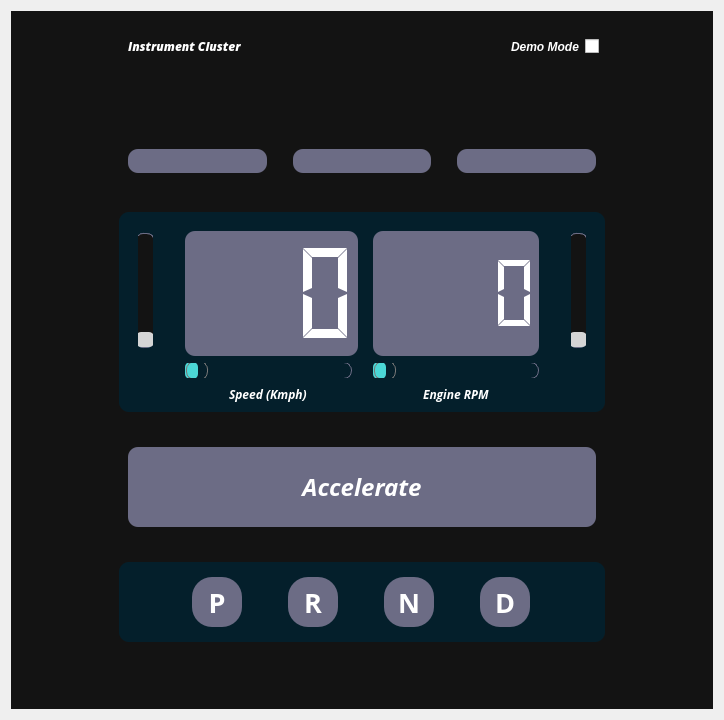
<?xml version="1.0" encoding="UTF-8"?>
<ui version="4.0">
 <class>IC</class>
 <widget class="QWidget" name="IC">
  <property name="geometry">
   <rect>
    <x>0</x>
    <y>0</y>
    <width>724</width>
    <height>720</height>
   </rect>
  </property>
  <property name="windowTitle">
   <string>Form</string>
  </property>
  <property name="styleSheet">
   <string notr="true">*{
	border: none;
	background-color: transparent;
	background: none; 
	padding: 0;
	margin: 0;
	color: #fff;
}

#scrollAreaWidgetContents{
	background-color: #131313 ; /* black */
}

#centralwidget{
	background-color: #131313 ; /* black */
}

QPushButton{
	background-color: #6C6C85 ; /* pastel purple */
	padding: 5px 10px;
	border-radius: 10px;
}

QPushButton:pressed {
    background-color: #4BD7D6 ; /* light blue */
}

QSlider::groove:horizontal {
    border: 1px solid #6C6C85 ; /* pastel purple */
    height: 15px;
    border-radius: 8px;
}

QSlider::sub-page:horizontal {
    background-color: #4BD7D6 ; /* light blue */
    height: 15px;
    border-radius: 5px;
}

QSlider::handle:horizontal {
    background: qlineargradient(x1:0, y1:0, x2:1, y2:1,
        stop:0 #eee, stop:1 #ccc);
    border: 1px solid #777;
    width: 20px;
    margin-top: -2px;
    margin-bottom: -2px;
    border-radius: 8px;
}

QSlider::sub-page:vertical {
    background-color: #131313 ; /* black */
    height: 20px;
    width: 18px;
    margin: 2px;
	border: 1px solid #6C6C85 ; /* pastel purple */
    border-radius: 8px;
}

QSlider::groove:vertical {
    border-radius: 8px;
    width: 18px;
    margin: 2px;
	border: 1px solid #6C6C85 ; /* pastel purple */
	background-color: #4BD7D6 ; /* light blue */ 
}
QSlider::groove:vertical:hover {
	background-color: rgb(55, 62, 76);
}
QSlider::handle:vertical {
    background-color: #d5d5d5;
    height: 15px;
    width: 20px;
	border-radius: 5px;
}
QSlider::handle:vertical:hover {
    background-color: #6C6C85 ; /* pastel purple */
}
QSlider::handle:vertical:pressed {
    background-color: #4BD7D6 ; /* light blue */ 
}


QScrollBar:horizontal {
        min-width: 240px;
        height: 13px;
    }

    QScrollBar:vertical {
        min-height: 240px;
        width: 13px;
    }

    QScrollBar::groove {
        background: 2A2827; /* dark grey */
        border-radius: 5px;
    }

    QScrollBar::handle {
        background: #4BD7D6 ; /* light blue */
        border-radius: 5px;
    }

    QScrollBar::handle:horizontal {
        width: 25px;
    }

    QScrollBar::handle:vertical {
        height: 25px; scrollAreaWidgetContents 
    }

#frame_1{
	background: #041F2B ; /* dark blue */
	border-radius: 10px;
}

QLCDNumber {
	background: #6C6C85 ; /* pastel purple */
	border-radius: 10px;
}

#gearSelector {
	background: #041F2B ; /* dark blue */
	border-radius: 10px;
}

#gearSelector QPushButton {
	border-radius: 20px;
}

#gearSelector QPushButton:checked {
    background-color: #965D62 ; /* red */
}
</string>
  </property>
  <layout class="QVBoxLayout" name="verticalLayout">
   <item>
    <widget class="QFrame" name="centralwidget">
     <property name="sizePolicy">
      <sizepolicy hsizetype="Preferred" vsizetype="Expanding">
       <horstretch>0</horstretch>
       <verstretch>0</verstretch>
      </sizepolicy>
     </property>
     <property name="frameShape">
      <enum>QFrame::StyledPanel</enum>
     </property>
     <property name="frameShadow">
      <enum>QFrame::Raised</enum>
     </property>
     <layout class="QGridLayout" name="gridLayout_3">
      <item row="1" column="1">
       <widget class="QScrollArea" name="scrollArea">
        <property name="widgetResizable">
         <bool>true</bool>
        </property>
        <widget class="QWidget" name="scrollAreaWidgetContents">
         <property name="geometry">
          <rect>
           <x>0</x>
           <y>0</y>
           <width>664</width>
           <height>652</height>
          </rect>
         </property>
         <layout class="QGridLayout" name="gridLayout_4">
          <item row="0" column="0">
           <spacer name="verticalSpacer_6">
            <property name="orientation">
             <enum>Qt::Vertical</enum>
            </property>
            <property name="sizeHint" stdset="0">
             <size>
              <width>20</width>
              <height>40</height>
             </size>
            </property>
           </spacer>
          </item>
          <item row="1" column="0">
           <widget class="QFrame" name="frame_3">
            <property name="sizePolicy">
             <sizepolicy hsizetype="Preferred" vsizetype="Expanding">
              <horstretch>0</horstretch>
              <verstretch>0</verstretch>
             </sizepolicy>
            </property>
            <property name="minimumSize">
             <size>
              <width>0</width>
              <height>0</height>
             </size>
            </property>
            <property name="maximumSize">
             <size>
              <width>16777215</width>
              <height>150</height>
             </size>
            </property>
            <property name="frameShape">
             <enum>QFrame::StyledPanel</enum>
            </property>
            <property name="frameShadow">
             <enum>QFrame::Raised</enum>
            </property>
            <layout class="QGridLayout" name="gridLayout_2">
             <item row="1" column="4">
              <widget class="QPushButton" name="rightIndicatorBtn">
               <property name="text">
                <string/>
               </property>
               <property name="icon">
                <iconset resource="../assets/res.qrc">
                 <normaloff>:/Images/Images/right.png</normaloff>:/Images/Images/right.png</iconset>
               </property>
               <property name="iconSize">
                <size>
                 <width>60</width>
                 <height>60</height>
                </size>
               </property>
              </widget>
             </item>
             <item row="1" column="1">
              <spacer name="horizontalSpacer_3">
               <property name="orientation">
                <enum>Qt::Horizontal</enum>
               </property>
               <property name="sizeType">
                <enum>QSizePolicy::Fixed</enum>
               </property>
               <property name="sizeHint" stdset="0">
                <size>
                 <width>20</width>
                 <height>20</height>
                </size>
               </property>
              </spacer>
             </item>
             <item row="1" column="3">
              <spacer name="horizontalSpacer_4">
               <property name="orientation">
                <enum>Qt::Horizontal</enum>
               </property>
               <property name="sizeType">
                <enum>QSizePolicy::Fixed</enum>
               </property>
               <property name="sizeHint" stdset="0">
                <size>
                 <width>20</width>
                 <height>20</height>
                </size>
               </property>
              </spacer>
             </item>
             <item row="1" column="0">
              <widget class="QPushButton" name="leftIndicatorBtn">
               <property name="acceptDrops">
                <bool>false</bool>
               </property>
               <property name="autoFillBackground">
                <bool>false</bool>
               </property>
               <property name="text">
                <string/>
               </property>
               <property name="icon">
                <iconset resource="../assets/res.qrc">
                 <normaloff>:/Images/Images/left.png</normaloff>:/Images/Images/left.png</iconset>
               </property>
               <property name="iconSize">
                <size>
                 <width>60</width>
                 <height>60</height>
                </size>
               </property>
               <property name="checkable">
                <bool>false</bool>
               </property>
               <property name="checked">
                <bool>false</bool>
               </property>
              </widget>
             </item>
             <item row="1" column="2">
              <widget class="QPushButton" name="hazardBtn">
               <property name="text">
                <string/>
               </property>
               <property name="icon">
                <iconset resource="../assets/res.qrc">
                 <normaloff>:/Images/Images/hazard.png</normaloff>:/Images/Images/hazard.png</iconset>
               </property>
               <property name="iconSize">
                <size>
                 <width>60</width>
                 <height>60</height>
                </size>
               </property>
              </widget>
             </item>
            </layout>
           </widget>
          </item>
          <item row="2" column="0">
           <spacer name="verticalSpacer_4">
            <property name="orientation">
             <enum>Qt::Vertical</enum>
            </property>
            <property name="sizeType">
             <enum>QSizePolicy::Fixed</enum>
            </property>
            <property name="sizeHint" stdset="0">
             <size>
              <width>20</width>
              <height>20</height>
             </size>
            </property>
           </spacer>
          </item>
          <item row="3" column="0" alignment="Qt::AlignTop">
           <widget class="QFrame" name="frame_1">
            <property name="sizePolicy">
             <sizepolicy hsizetype="Preferred" vsizetype="Fixed">
              <horstretch>0</horstretch>
              <verstretch>0</verstretch>
             </sizepolicy>
            </property>
            <property name="minimumSize">
             <size>
              <width>0</width>
              <height>200</height>
             </size>
            </property>
            <property name="maximumSize">
             <size>
              <width>16777215</width>
              <height>150</height>
             </size>
            </property>
            <property name="frameShape">
             <enum>QFrame::StyledPanel</enum>
            </property>
            <property name="frameShadow">
             <enum>QFrame::Raised</enum>
            </property>
            <layout class="QGridLayout" name="gridLayout">
             <item row="1" column="0">
              <spacer name="horizontalSpacer_10">
               <property name="orientation">
                <enum>Qt::Horizontal</enum>
               </property>
               <property name="sizeType">
                <enum>QSizePolicy::Fixed</enum>
               </property>
               <property name="sizeHint" stdset="0">
                <size>
                 <width>10</width>
                 <height>20</height>
                </size>
               </property>
              </spacer>
             </item>
             <item row="1" column="6" rowspan="2">
              <widget class="QLCDNumber" name="RPM_monitor">
               <property name="frameShape">
                <enum>QFrame::NoFrame</enum>
               </property>
               <property name="digitCount">
                <number>4</number>
               </property>
               <property name="segmentStyle">
                <enum>QLCDNumber::Flat</enum>
               </property>
              </widget>
             </item>
             <item row="1" column="8" alignment="Qt::AlignHCenter">
              <widget class="QSlider" name="fuelLevel_slider">
               <property name="font">
                <font>
                 <kerning>true</kerning>
                </font>
               </property>
               <property name="sliderPosition">
                <number>0</number>
               </property>
               <property name="orientation">
                <enum>Qt::Vertical</enum>
               </property>
               <property name="invertedAppearance">
                <bool>false</bool>
               </property>
               <property name="invertedControls">
                <bool>false</bool>
               </property>
               <property name="tickPosition">
                <enum>QSlider::NoTicks</enum>
               </property>
              </widget>
             </item>
             <item row="1" column="1" alignment="Qt::AlignHCenter">
              <widget class="QSlider" name="coolantTemp_slider">
               <property name="orientation">
                <enum>Qt::Vertical</enum>
               </property>
              </widget>
             </item>
             <item row="4" column="3" alignment="Qt::AlignHCenter">
              <widget class="QLabel" name="label_4">
               <property name="font">
                <font>
                 <family>Open Sans</family>
                 <weight>75</weight>
                 <italic>true</italic>
                 <bold>true</bold>
                </font>
               </property>
               <property name="text">
                <string>Speed (Kmph)</string>
               </property>
              </widget>
             </item>
             <item row="1" column="5" rowspan="4">
              <widget class="Line" name="line">
               <property name="orientation">
                <enum>Qt::Vertical</enum>
               </property>
              </widget>
             </item>
             <item row="3" column="8" alignment="Qt::AlignHCenter|Qt::AlignVCenter">
              <widget class="QLabel" name="label_3">
               <property name="sizePolicy">
                <sizepolicy hsizetype="Preferred" vsizetype="Preferred">
                 <horstretch>0</horstretch>
                 <verstretch>0</verstretch>
                </sizepolicy>
               </property>
               <property name="font">
                <font>
                 <pointsize>12</pointsize>
                </font>
               </property>
               <property name="frameShape">
                <enum>QFrame::NoFrame</enum>
               </property>
               <property name="text">
                <string/>
               </property>
               <property name="pixmap">
                <pixmap resource="../assets/res.qrc">:/Carbon_Icons/carbon icons/rain-drop.svg</pixmap>
               </property>
               <property name="scaledContents">
                <bool>false</bool>
               </property>
              </widget>
             </item>
             <item row="0" column="1" colspan="8">
              <spacer name="verticalSpacer_5">
               <property name="orientation">
                <enum>Qt::Vertical</enum>
               </property>
               <property name="sizeType">
                <enum>QSizePolicy::Fixed</enum>
               </property>
               <property name="sizeHint" stdset="0">
                <size>
                 <width>20</width>
                 <height>10</height>
                </size>
               </property>
              </spacer>
             </item>
             <item row="1" column="3" rowspan="2" colspan="2">
              <widget class="QLCDNumber" name="Speed_monitor">
               <property name="font">
                <font>
                 <weight>50</weight>
                 <italic>false</italic>
                 <bold>false</bold>
                </font>
               </property>
               <property name="layoutDirection">
                <enum>Qt::LeftToRight</enum>
               </property>
               <property name="frameShape">
                <enum>QFrame::NoFrame</enum>
               </property>
               <property name="smallDecimalPoint">
                <bool>false</bool>
               </property>
               <property name="digitCount">
                <number>3</number>
               </property>
               <property name="segmentStyle">
                <enum>QLCDNumber::Flat</enum>
               </property>
              </widget>
             </item>
             <item row="3" column="3">
              <widget class="QSlider" name="Speed_slider">
               <property name="font">
                <font>
                 <weight>50</weight>
                 <bold>false</bold>
                </font>
               </property>
               <property name="maximum">
                <number>240</number>
               </property>
               <property name="orientation">
                <enum>Qt::Horizontal</enum>
               </property>
               <property name="tickPosition">
                <enum>QSlider::NoTicks</enum>
               </property>
               <property name="tickInterval">
                <number>0</number>
               </property>
              </widget>
             </item>
             <item row="1" column="2">
              <spacer name="horizontalSpacer_5">
               <property name="orientation">
                <enum>Qt::Horizontal</enum>
               </property>
               <property name="sizeType">
                <enum>QSizePolicy::Fixed</enum>
               </property>
               <property name="sizeHint" stdset="0">
                <size>
                 <width>20</width>
                 <height>20</height>
                </size>
               </property>
              </spacer>
             </item>
             <item row="1" column="7">
              <spacer name="horizontalSpacer_6">
               <property name="orientation">
                <enum>Qt::Horizontal</enum>
               </property>
               <property name="sizeType">
                <enum>QSizePolicy::Fixed</enum>
               </property>
               <property name="sizeHint" stdset="0">
                <size>
                 <width>20</width>
                 <height>20</height>
                </size>
               </property>
              </spacer>
             </item>
             <item row="3" column="6">
              <widget class="QSlider" name="RPM_slider">
               <property name="orientation">
                <enum>Qt::Horizontal</enum>
               </property>
              </widget>
             </item>
             <item row="1" column="9">
              <spacer name="horizontalSpacer_11">
               <property name="orientation">
                <enum>Qt::Horizontal</enum>
               </property>
               <property name="sizeType">
                <enum>QSizePolicy::Fixed</enum>
               </property>
               <property name="sizeHint" stdset="0">
                <size>
                 <width>10</width>
                 <height>20</height>
                </size>
               </property>
              </spacer>
             </item>
             <item row="3" column="1" alignment="Qt::AlignHCenter|Qt::AlignVCenter">
              <widget class="QLabel" name="label_2">
               <property name="text">
                <string/>
               </property>
               <property name="pixmap">
                <pixmap resource="../assets/res.qrc">:/Carbon_Icons/carbon icons/temperature--water.svg</pixmap>
               </property>
              </widget>
             </item>
             <item row="4" column="6" alignment="Qt::AlignHCenter">
              <widget class="QLabel" name="label_5">
               <property name="font">
                <font>
                 <family>Open Sans</family>
                 <weight>75</weight>
                 <italic>true</italic>
                 <bold>true</bold>
                </font>
               </property>
               <property name="text">
                <string>Engine RPM</string>
               </property>
              </widget>
             </item>
            </layout>
           </widget>
          </item>
          <item row="4" column="0">
           <spacer name="verticalSpacer_2">
            <property name="orientation">
             <enum>Qt::Vertical</enum>
            </property>
            <property name="sizeType">
             <enum>QSizePolicy::Fixed</enum>
            </property>
            <property name="sizeHint" stdset="0">
             <size>
              <width>20</width>
              <height>20</height>
             </size>
            </property>
           </spacer>
          </item>
          <item row="5" column="0" alignment="Qt::AlignTop">
           <widget class="QFrame" name="frame_2">
            <property name="frameShape">
             <enum>QFrame::StyledPanel</enum>
            </property>
            <property name="frameShadow">
             <enum>QFrame::Raised</enum>
            </property>
            <layout class="QVBoxLayout" name="verticalLayout_3">
             <item alignment="Qt::AlignTop">
              <widget class="QPushButton" name="accelerationBtn">
               <property name="minimumSize">
                <size>
                 <width>0</width>
                 <height>80</height>
                </size>
               </property>
               <property name="font">
                <font>
                 <family>Open Sans</family>
                 <pointsize>18</pointsize>
                 <weight>75</weight>
                 <italic>true</italic>
                 <bold>true</bold>
                </font>
               </property>
               <property name="text">
                <string>Accelerate</string>
               </property>
               <property name="icon">
                <iconset>
                 <normaloff>:/Misc_icons/Misc_icons/speed-up-fill.svg</normaloff>:/Misc_icons/Misc_icons/speed-up-fill.svg</iconset>
               </property>
               <property name="iconSize">
                <size>
                 <width>60</width>
                 <height>60</height>
                </size>
               </property>
              </widget>
             </item>
             <item>
              <spacer name="verticalSpacer_3">
               <property name="orientation">
                <enum>Qt::Vertical</enum>
               </property>
               <property name="sizeType">
                <enum>QSizePolicy::Fixed</enum>
               </property>
               <property name="sizeHint" stdset="0">
                <size>
                 <width>20</width>
                 <height>20</height>
                </size>
               </property>
              </spacer>
             </item>
            </layout>
           </widget>
          </item>
          <item row="6" column="0" alignment="Qt::AlignTop">
           <widget class="QFrame" name="gearSelector">
            <property name="minimumSize">
             <size>
              <width>0</width>
              <height>80</height>
             </size>
            </property>
            <property name="frameShape">
             <enum>QFrame::StyledPanel</enum>
            </property>
            <property name="frameShadow">
             <enum>QFrame::Raised</enum>
            </property>
            <layout class="QHBoxLayout" name="horizontalLayout_4">
             <item>
              <spacer name="horizontalSpacer">
               <property name="orientation">
                <enum>Qt::Horizontal</enum>
               </property>
               <property name="sizeHint" stdset="0">
                <size>
                 <width>167</width>
                 <height>20</height>
                </size>
               </property>
              </spacer>
             </item>
             <item>
              <widget class="QPushButton" name="parkBtn">
               <property name="minimumSize">
                <size>
                 <width>50</width>
                 <height>50</height>
                </size>
               </property>
               <property name="font">
                <font>
                 <family>Open Sans</family>
                 <pointsize>20</pointsize>
                 <weight>75</weight>
                 <italic>false</italic>
                 <bold>true</bold>
                </font>
               </property>
               <property name="text">
                <string>P</string>
               </property>
               <property name="iconSize">
                <size>
                 <width>16</width>
                 <height>16</height>
                </size>
               </property>
               <property name="checkable">
                <bool>true</bool>
               </property>
               <property name="checked">
                <bool>false</bool>
               </property>
              </widget>
             </item>
             <item>
              <spacer name="horizontalSpacer_7">
               <property name="orientation">
                <enum>Qt::Horizontal</enum>
               </property>
               <property name="sizeType">
                <enum>QSizePolicy::Fixed</enum>
               </property>
               <property name="sizeHint" stdset="0">
                <size>
                 <width>40</width>
                 <height>20</height>
                </size>
               </property>
              </spacer>
             </item>
             <item>
              <widget class="QPushButton" name="reverseBtn">
               <property name="minimumSize">
                <size>
                 <width>50</width>
                 <height>50</height>
                </size>
               </property>
               <property name="font">
                <font>
                 <family>Open Sans</family>
                 <pointsize>20</pointsize>
                 <weight>75</weight>
                 <italic>false</italic>
                 <bold>true</bold>
                </font>
               </property>
               <property name="text">
                <string>R</string>
               </property>
               <property name="checkable">
                <bool>true</bool>
               </property>
              </widget>
             </item>
             <item>
              <spacer name="horizontalSpacer_8">
               <property name="orientation">
                <enum>Qt::Horizontal</enum>
               </property>
               <property name="sizeType">
                <enum>QSizePolicy::Fixed</enum>
               </property>
               <property name="sizeHint" stdset="0">
                <size>
                 <width>40</width>
                 <height>20</height>
                </size>
               </property>
              </spacer>
             </item>
             <item>
              <widget class="QPushButton" name="neutralBtn">
               <property name="minimumSize">
                <size>
                 <width>50</width>
                 <height>50</height>
                </size>
               </property>
               <property name="font">
                <font>
                 <family>Open Sans</family>
                 <pointsize>20</pointsize>
                 <weight>75</weight>
                 <italic>false</italic>
                 <bold>true</bold>
                </font>
               </property>
               <property name="text">
                <string>N</string>
               </property>
               <property name="checkable">
                <bool>true</bool>
               </property>
              </widget>
             </item>
             <item>
              <spacer name="horizontalSpacer_9">
               <property name="orientation">
                <enum>Qt::Horizontal</enum>
               </property>
               <property name="sizeType">
                <enum>QSizePolicy::Fixed</enum>
               </property>
               <property name="sizeHint" stdset="0">
                <size>
                 <width>40</width>
                 <height>20</height>
                </size>
               </property>
              </spacer>
             </item>
             <item>
              <widget class="QPushButton" name="driveBtn">
               <property name="minimumSize">
                <size>
                 <width>50</width>
                 <height>50</height>
                </size>
               </property>
               <property name="font">
                <font>
                 <family>Open Sans</family>
                 <pointsize>20</pointsize>
                 <weight>75</weight>
                 <italic>false</italic>
                 <bold>true</bold>
                </font>
               </property>
               <property name="text">
                <string>D</string>
               </property>
               <property name="checkable">
                <bool>true</bool>
               </property>
              </widget>
             </item>
             <item>
              <spacer name="horizontalSpacer_2">
               <property name="orientation">
                <enum>Qt::Horizontal</enum>
               </property>
               <property name="sizeHint" stdset="0">
                <size>
                 <width>168</width>
                 <height>20</height>
                </size>
               </property>
              </spacer>
             </item>
            </layout>
           </widget>
          </item>
          <item row="7" column="0">
           <spacer name="verticalSpacer">
            <property name="orientation">
             <enum>Qt::Vertical</enum>
            </property>
            <property name="sizeHint" stdset="0">
             <size>
              <width>20</width>
              <height>40</height>
             </size>
            </property>
           </spacer>
          </item>
         </layout>
        </widget>
       </widget>
      </item>
      <item row="0" column="1">
       <widget class="QFrame" name="header_frame">
        <property name="minimumSize">
         <size>
          <width>0</width>
          <height>50</height>
         </size>
        </property>
        <property name="frameShape">
         <enum>QFrame::StyledPanel</enum>
        </property>
        <property name="frameShadow">
         <enum>QFrame::Raised</enum>
        </property>
        <layout class="QHBoxLayout" name="horizontalLayout">
         <item>
          <widget class="QFrame" name="frame_4">
           <property name="frameShape">
            <enum>QFrame::StyledPanel</enum>
           </property>
           <property name="frameShadow">
            <enum>QFrame::Raised</enum>
           </property>
           <layout class="QHBoxLayout" name="horizontalLayout_3">
            <item>
             <widget class="QLabel" name="label">
              <property name="sizePolicy">
               <sizepolicy hsizetype="MinimumExpanding" vsizetype="Fixed">
                <horstretch>0</horstretch>
                <verstretch>0</verstretch>
               </sizepolicy>
              </property>
              <property name="font">
               <font>
                <family>Open Sans Extrabold</family>
                <weight>75</weight>
                <italic>true</italic>
                <bold>true</bold>
               </font>
              </property>
              <property name="text">
               <string>Instrument Cluster</string>
              </property>
             </widget>
            </item>
           </layout>
          </widget>
         </item>
         <item>
          <widget class="QLabel" name="label_6">
           <property name="font">
            <font>
             <weight>75</weight>
             <italic>true</italic>
             <bold>true</bold>
            </font>
           </property>
           <property name="text">
            <string>Demo Mode</string>
           </property>
          </widget>
         </item>
         <item>
          <widget class="QCheckBox" name="demoToggle">
           <property name="text">
            <string/>
           </property>
          </widget>
         </item>
        </layout>
       </widget>
      </item>
      <item row="0" column="2" rowspan="2">
       <spacer name="horizontalSpacer_13">
        <property name="orientation">
         <enum>Qt::Horizontal</enum>
        </property>
        <property name="sizeHint" stdset="0">
         <size>
          <width>40</width>
          <height>20</height>
         </size>
        </property>
       </spacer>
      </item>
      <item row="0" column="0" rowspan="2">
       <spacer name="horizontalSpacer_12">
        <property name="orientation">
         <enum>Qt::Horizontal</enum>
        </property>
        <property name="sizeHint" stdset="0">
         <size>
          <width>40</width>
          <height>20</height>
         </size>
        </property>
       </spacer>
      </item>
     </layout>
    </widget>
   </item>
  </layout>
 </widget>
 <resources>
  <include location="../assets/res.qrc"/>
 </resources>
 <connections/>
</ui>
